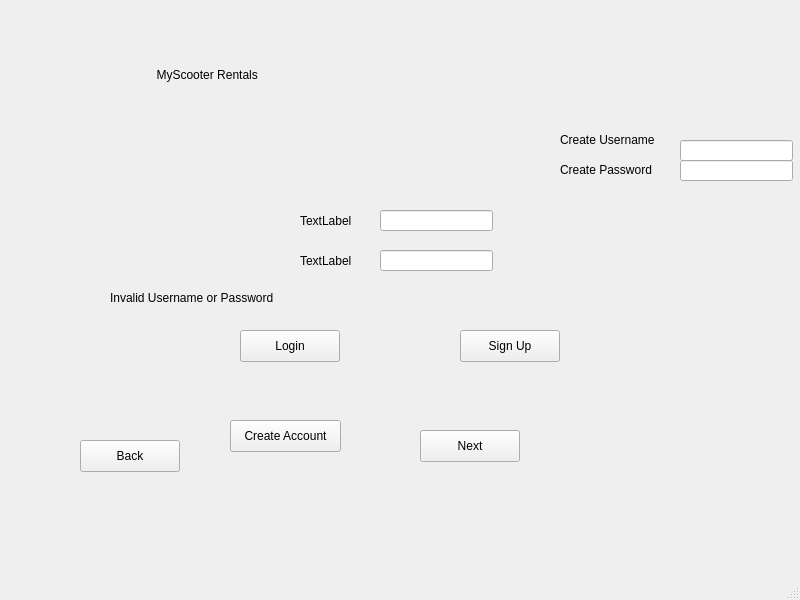
<?xml version="1.0" encoding="UTF-8"?>
<ui version="4.0">
 <class>MainWindow</class>
 <widget class="QMainWindow" name="MainWindow">
  <property name="geometry">
   <rect>
    <x>0</x>
    <y>0</y>
    <width>800</width>
    <height>600</height>
   </rect>
  </property>
  <property name="windowTitle">
   <string>MainWindow</string>
  </property>
  <property name="iconSize">
   <size>
    <width>24</width>
    <height>24</height>
   </size>
  </property>
  <widget class="QWidget" name="centralwidget">
   <widget class="QPushButton" name="pushButton">
    <property name="geometry">
     <rect>
      <x>240</x>
      <y>330</y>
      <width>100</width>
      <height>32</height>
     </rect>
    </property>
    <property name="text">
     <string>Login</string>
    </property>
   </widget>
   <widget class="QPushButton" name="pushButton_2">
    <property name="geometry">
     <rect>
      <x>460</x>
      <y>330</y>
      <width>100</width>
      <height>32</height>
     </rect>
    </property>
    <property name="text">
     <string>Sign Up</string>
    </property>
   </widget>
   <widget class="QLabel" name="label">
    <property name="geometry">
     <rect>
      <x>300</x>
      <y>210</y>
      <width>71</width>
      <height>21</height>
     </rect>
    </property>
    <property name="text">
     <string>TextLabel</string>
    </property>
   </widget>
   <widget class="QLabel" name="label_2">
    <property name="geometry">
     <rect>
      <x>300</x>
      <y>250</y>
      <width>71</width>
      <height>21</height>
     </rect>
    </property>
    <property name="text">
     <string>TextLabel</string>
    </property>
   </widget>
   <widget class="QLineEdit" name="lineEdit">
    <property name="geometry">
     <rect>
      <x>380</x>
      <y>210</y>
      <width>113</width>
      <height>21</height>
     </rect>
    </property>
   </widget>
   <widget class="QLineEdit" name="lineEdit_2">
    <property name="geometry">
     <rect>
      <x>380</x>
      <y>250</y>
      <width>113</width>
      <height>21</height>
     </rect>
    </property>
   </widget>
   <widget class="QPushButton" name="pushButton_3">
    <property name="geometry">
     <rect>
      <x>230</x>
      <y>420</y>
      <width>111</width>
      <height>32</height>
     </rect>
    </property>
    <property name="text">
     <string>Create Account</string>
    </property>
   </widget>
   <widget class="QPushButton" name="pushButton_4">
    <property name="geometry">
     <rect>
      <x>420</x>
      <y>430</y>
      <width>100</width>
      <height>32</height>
     </rect>
    </property>
    <property name="text">
     <string>Next</string>
    </property>
   </widget>
   <widget class="QPushButton" name="pushButton_5">
    <property name="geometry">
     <rect>
      <x>80</x>
      <y>440</y>
      <width>100</width>
      <height>32</height>
     </rect>
    </property>
    <property name="text">
     <string>Back</string>
    </property>
   </widget>
   <widget class="QLabel" name="label_3">
    <property name="geometry">
     <rect>
      <x>30</x>
      <y>0</y>
      <width>401</width>
      <height>150</height>
     </rect>
    </property>
    <property name="text">
     <string>MyScooter Rentals              </string>
    </property>
    <property name="alignment">
     <set>Qt::AlignCenter</set>
    </property>
   </widget>
   <widget class="QLabel" name="label_6">
    <property name="geometry">
     <rect>
      <x>560</x>
      <y>130</y>
      <width>111</width>
      <height>20</height>
     </rect>
    </property>
    <property name="text">
     <string>Create Username</string>
    </property>
   </widget>
   <widget class="QLabel" name="label_7">
    <property name="geometry">
     <rect>
      <x>560</x>
      <y>160</y>
      <width>111</width>
      <height>20</height>
     </rect>
    </property>
    <property name="text">
     <string>Create Password</string>
    </property>
   </widget>
   <widget class="QLineEdit" name="lineEdit_5">
    <property name="geometry">
     <rect>
      <x>680</x>
      <y>140</y>
      <width>113</width>
      <height>21</height>
     </rect>
    </property>
   </widget>
   <widget class="QLineEdit" name="lineEdit_6">
    <property name="geometry">
     <rect>
      <x>680</x>
      <y>160</y>
      <width>113</width>
      <height>21</height>
     </rect>
    </property>
   </widget>
   <widget class="QLabel" name="label_8">
    <property name="geometry">
     <rect>
      <x>110</x>
      <y>290</y>
      <width>421</width>
      <height>16</height>
     </rect>
    </property>
    <property name="text">
     <string>Invalid Username or Password</string>
    </property>
   </widget>
  </widget>
  <widget class="QMenuBar" name="menubar">
   <property name="geometry">
    <rect>
     <x>0</x>
     <y>0</y>
     <width>800</width>
     <height>21</height>
    </rect>
   </property>
  </widget>
  <widget class="QStatusBar" name="statusbar"/>
 </widget>
 <resources/>
 <connections/>
</ui>
